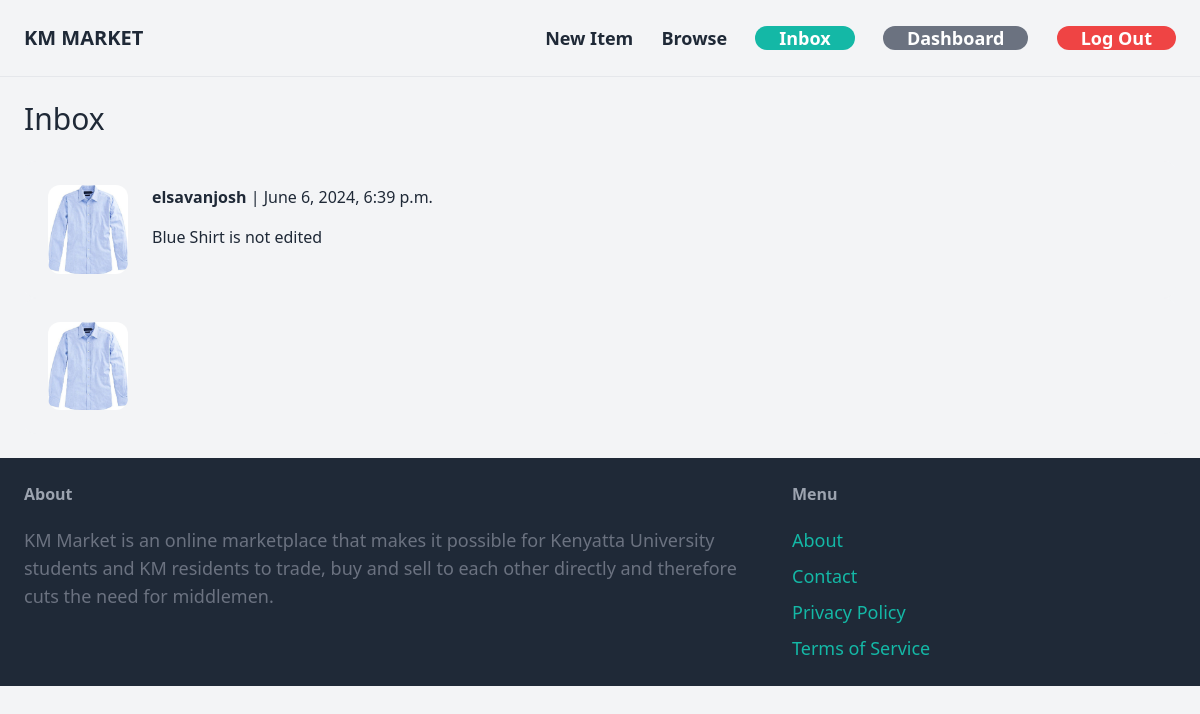
The page /inbox/ (signed in) on the database its author committed.
### conversation/models.py (models this page shows)
class Conversation(models.Model):
    item = models.ForeignKey(Item, related_name='conversations', on_delete=models.CASCADE)
    members = models.ManyToManyField(User, related_name='conversations')
    created_at = models.DateTimeField(auto_now_add=True)
    modified_at = models.DateTimeField(auto_now=True)
    class Meta:
        ordering = ('-modified_at',)

### item/models.py (models this page shows, shortened)
class Item(models.Model):
    category = models.ForeignKey(Category, related_name="items", on_delete=models.CASCADE)
    name = models.CharField(max_length=255, default='noname')
    description = models.TextField(blank=True, null=True)
    price = models.FloatField()
    image = models.ImageField(upload_to="item_images", blank=True, null=True)
    is_sold = models.BooleanField(default=False)
    created_by = models.ForeignKey(User, related_name='items', on_delete=models.CASCADE)
    created_at = models.DateTimeField(auto_now_add=True)

### conversation/views.py (the view)
# urls.py: path('', views.inbox, name='inbox'),
@login_required
def inbox(request):
    conversations = Conversation.objects.filter(members__in=[request.user.id])
    return render(request, 'conversation/inbox.html', {
        'conversations':conversations
    })

### conversation/templates/conversation/inbox.html (shortened to what this page needs)
{% extends 'core/base.html' %}
{% block content %}
<h1 class="mb-6 text-3xl">Inbox</h1>
<div class="space-y-6">
  {% for conversation in conversations %}
    <a href="{% url 'conversation:detail' conversation.id %}">
      <div class="p-6 class flex bg-gray-100 rounded-xl">
        <div class="pr-6">
          <img src="{{ conversation.item.image.url }}" class="w-20 rounded-xl">
        </div>
        <div>
          {% for member in conversation.members.all %}
            {% if member != request.user %}
              <p class="mb-4"><strong>{{ member.username }}</strong> | {{ conversation.modified_at }}</p>
              <p>{{ conversation.item.name }}</p>
            {% endif %}
          {% endfor %}
        </div>
      </div>
    </a>
  {% endfor %}
</div>
{% endblock %}

### rows shown on the page
Conversation: item.image (picture), modified_at "June 6, 2024, 6:39 p.m.", item.name "Blue Shirt is not edited"
Conversation: item.image (picture)

### other values the page prints
{{ member.username }} "elsavanjosh"
